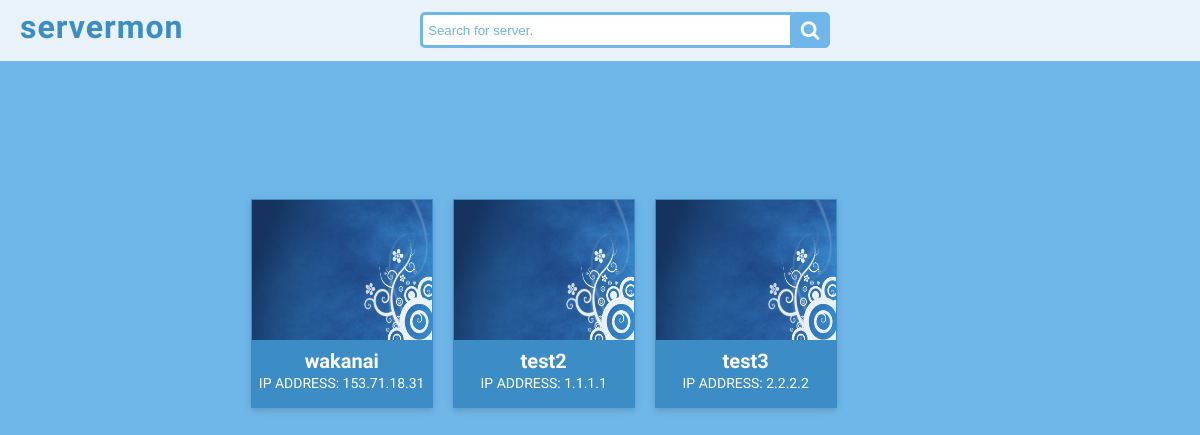
Before: / with the older database file.
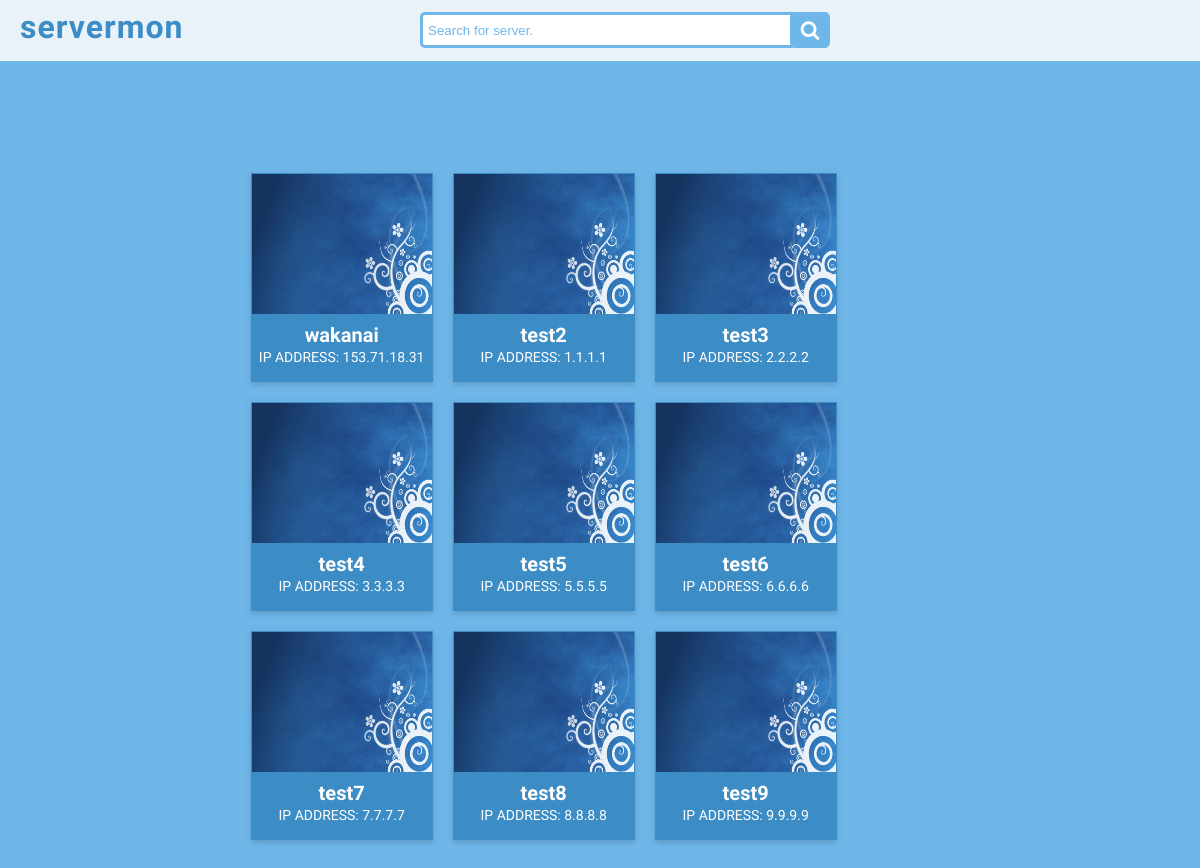
After: the same page with the newer database file.
### servermon/models.py (models this page shows, shortened)
class Server(models.Model):
    name = models.CharField(max_length=120)
    processor = models.CharField(max_length=120)
    memory = models.CharField(max_length=120)
    arch = models.CharField(max_length=120)
    system = models.CharField(max_length=120)
    ipaddress = models.CharField(max_length=30)
    mac = models.CharField( max_length=30)
    channel_reply = models.CharField(max_length=255)

### servermon/views.py (the view)
# urls.py: url(r'^$', server_list, name='server_list'),
def server_list(request):
    queryset = Server.objects.all()
    context = {
        'object_list': queryset
    }
    return render(request, 'index.html', context)

### templates/index.html
{% extends "base.html" %}
{% load static %}
{% block content %}
    <div class='wrapper card-view'>
      <div class='card-container'>
        {% for obj in object_list %}
        <figure class='card'>
          <img src="{% static 'servermon/assets/centos.jpg' %}">
          <figcaption>
            <h4>{{ obj.name }}</h4>
            <span cardid='{{ obj.id }}'>IP ADDRESS: {{ obj.ipaddress }}</span>
          </figcaption>
        </figure>
        {% endfor %}
      </div>
    </div>
{% endblock content %}

### templates/base.html (shortened to what this page needs)
{% load static %}
<!DOCTYPE html>
<html lang="en">
    <header id='header'>
      <div id='logo-container'>
        <h1>servermon</h1>
      </div>
      <div id='filter-container'>
          <input id="searchinput" type="text" class="searchTerm" placeholder="Search for server.">
          <button id="search" type="submit" class="searchButton">
            <i class="fa fa-search"></i>
         </button>
       </div>
      <link rel="stylesheet" type="text/css" href="{% static "servermon/css/style.css" %}">
      <link rel="stylesheet" href="https://maxcdn.bootstrapcdn.com/font-awesome/4.4.0/css/font-awesome.min.css">
    </header>
    <body>
    <div class="container">
        <div class="container-cards">
            <div class='wrapper card-view'>
                <div class='card-container'>
                    {% block content %}{% endblock content %}
                </div>
            </div>
        </div>
    </div>
    </body>
</html>

### servermon/static/servermon/css/style.css (style rules this page uses)
body { background-color: #6FB7E9; font-family: 'Ubuntu', sans-serif; }
h1, h2, h3, h4, h5, h6, a, p, i, span, button, small, ul, li, hr { -webkit-font-smoothing: antialiased !important; -moz-osx-font-smoothing: grayscale !important; }
header { display: flex; position: fixed; justify-content: space-between; left: 0; right: 0; top: 0; width: 100%; height: 60px; border-bottom: 1px solid rgba(233,242,249,100); background: rgba(233,242,249,1); z-index: 100; }
header > #logo-container { align-items: flex-start; }
header > #filter-container { width: 30%; position: absolute; top: 50%; left: 50%; transform: translate(-50%, -50%); }
header > #logo-container > h1 { margin: 0; padding: 8px 10px 10px 20px; font-family: 'Barlow Semi Condensed', sans-serif; font-weight: bold; letter-spacing: 1px; color: #3C8DC5; }
.searchTerm { float: left; width: 100%; border: 3px solid #6fb7e9; padding: 5px; height: 20px; border-radius: 5px; outline: none; color: #9DBFAF; }
.searchButton { position: absolute; right: -50px; width: 40px; height: 36px; border: 1px solid #6fb7e9; background: #6fb7e9; text-align: center; color: #fff; border-radius: 5px; cursor: pointer; font-size: 20px; }
.wrapper { position: relative; display: flex; -webkit-box-orient: horizontal; -webkit-box-direction: normal; -ms-flex-direction: row; flex-direction: row; min-height: calc(50vh - 80px); height: 100%; width: 100%; margin: auto; overflow: hidden; align-items: center; padding-top: 60px; z-index: 0; }
.card-container { padding: 20px; display: flex; flex-direction: column; flex-flow: row wrap; align-items: stretch; width: 100%; }
.card { flex: 0 0 10%; height: 25%; color: white; text-align: center; padding: 0px 0px 15px 0px; margin: 10px; background-color: #3C8DC5; border: 1px solid #3C8DC5; box-shadow: 0 2px 4px -1px rgba(0,0,0,0.06), 0 4px 5px 0 rgba(0,0,0,0.06), 0 1px 10px 0 rgba(0,0,0,0.08); }
figcaption > h4 { font-size: 20px; padding-top: 5px; margin: 0; }
figcaption > span { font-size: 14px; }
.container { display: flex; overflow: hidden; margin: 0 -7px; margin-top: -5px; }
.container-cards { display: flex; flex-direction: row; height: 100%; margin: auto; width: 70%; }
img { width:180px; height: 140px; }

Changed rows visible on the page:
added Server: name "test4", ipaddress "3.3.3.3"
added Server: name "test5", ipaddress "5.5.5.5"
added Server: name "test6", ipaddress "6.6.6.6"
added Server: name "test7", ipaddress "7.7.7.7"
added Server: name "test8", ipaddress "8.8.8.8"
added Server: name "test9", ipaddress "9.9.9.9"
